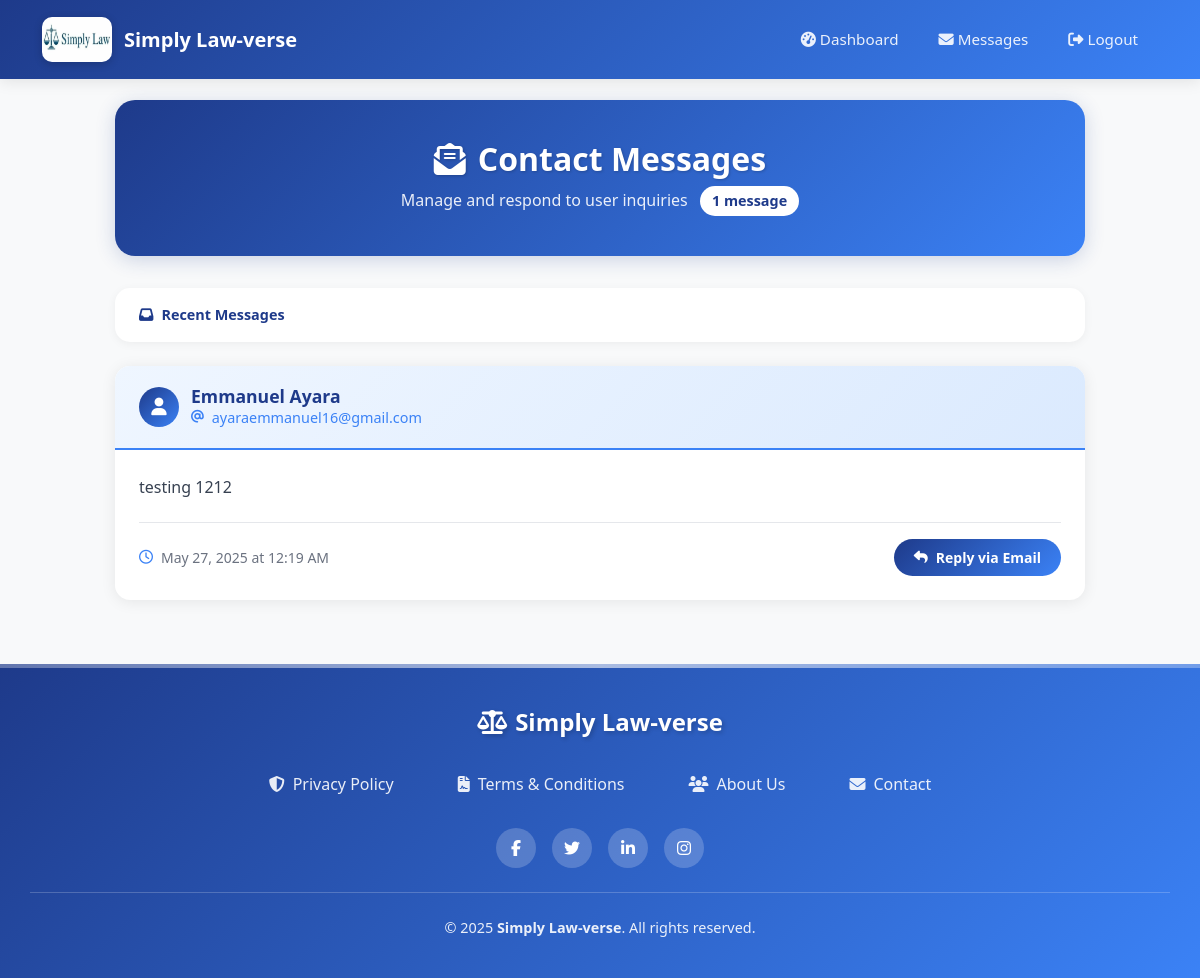
/messages (signed in), run on an earlier commit of the app's database.
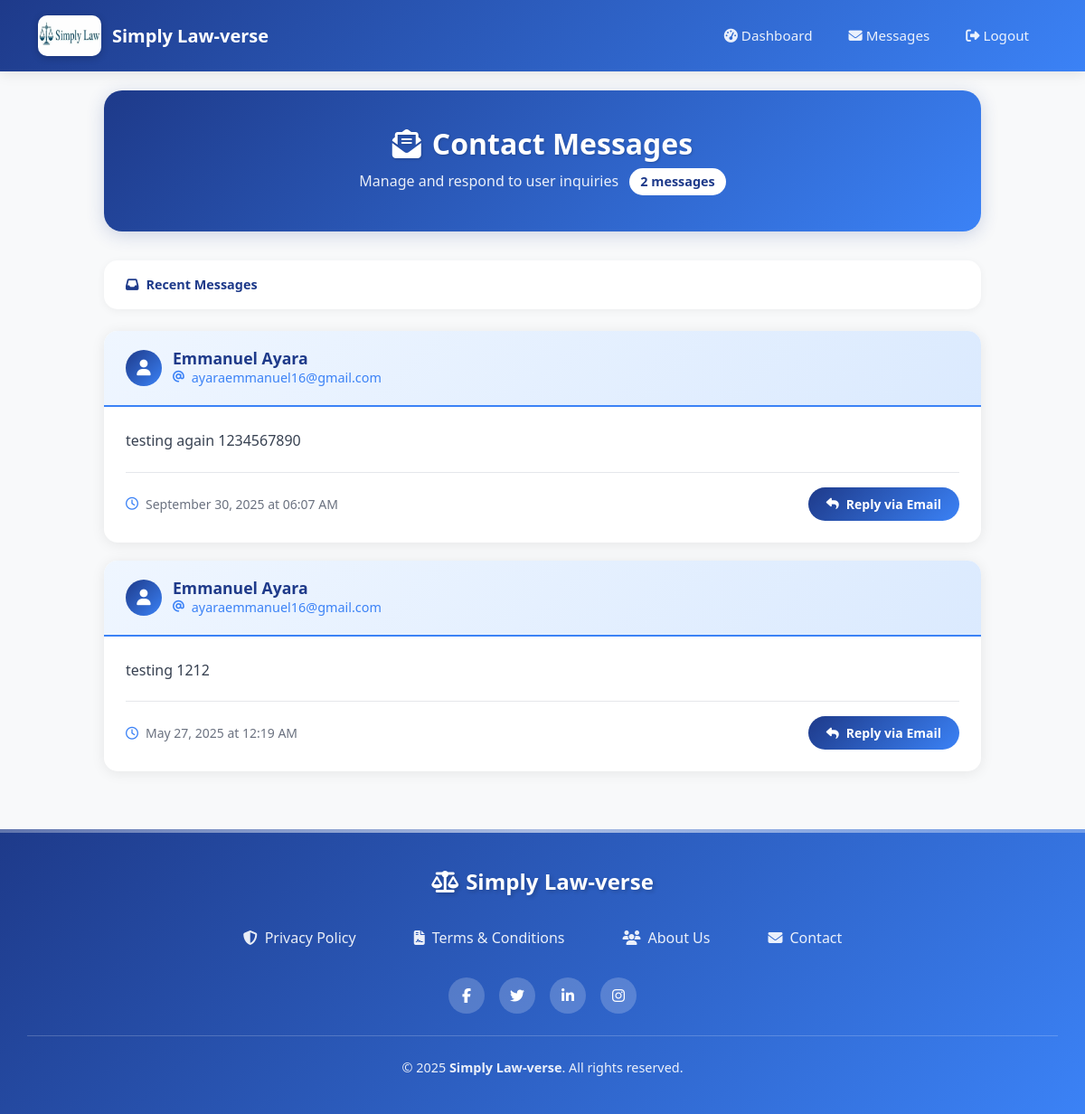
And on a later commit of the database.
### models.py (models this page shows)
class Message(db.Model):
    id = db.Column(db.Integer, primary_key=True)
    name = db.Column(db.String(100), nullable=False)
    email = db.Column(db.String(120), nullable=False)
    message = db.Column(db.Text, nullable=False)
    date_sent = db.Column(db.DateTime, default=datetime.utcnow)

### routes.py (the view)
    @app.route('/messages')
    @login_required
    def view_messages():
        messages = Message.query.order_by(Message.date_sent.desc()).all()
        return render_template('messages.html', messages=messages)

### templates/messages.html (shortened to what this page needs)
{% extends 'layout.html' %}
{% block content %}
<div class="container messages-container mt-4">
    <div class="page-header">
        <h1 class="page-title">
            <i class="fas fa-envelope-open-text"></i>
            <span>Contact Messages</span>
        </h1>
        <p class="page-subtitle">
            Manage and respond to user inquiries
            {% if messages %}
                <span class="message-count">{{ messages|length }} message{{ 's' if messages|length != 1 else '' }}</span>
            {% endif %}
        </p>
    </div>
    {% if messages %}
        <div class="control-bar">
            <span class="control-label">
                <i class="fas fa-inbox me-2"></i>Recent Messages
            </span>
        </div>
        <div class="messages-list">
            {% for msg in messages %}
                <div class="message-card">
                    <div class="message-header">
                        <div class="message-sender">
                            <div class="sender-icon">
                                <i class="fas fa-user"></i>
                            </div>
                            <div class="sender-info">
                                <h6 class="sender-name">{{ msg.name }}</h6>
                                <p class="sender-email">
                                    <i class="fas fa-at"></i>
                                    {{ msg.email }}
                                </p>
                            </div>
                        </div>
                    </div>
                    <div class="message-body">
                        <p class="message-text">{{ msg.message }}</p>
                        <div class="message-footer">
                            <div class="message-date">
                                <i class="far fa-clock"></i>
                                <span>{{ msg.date_sent.strftime('%B %d, %Y at %I:%M %p') }}</span>
                            </div>
                            <a href="mailto:{{ msg.email }}?subject=Re: Your Message to Simply Law-verse"
                               class="reply-button">
                                <i class="fas fa-reply"></i>
                                Reply via Email
                            </a>
                        </div>
                    </div>
                </div>
            {% endfor %}
        </div>
    {% endif %}
</div>
{% endblock %}

What changed in the data, as far as the page shows it:
added Message: name "Emmanuel Ayara", email "ayaraemmanuel16@gmail.com", message "testing again 1234567890", date_sent "September 30, 2025 at 06:07 AM"
Also different on the page:
{{ messages|length }}: "1" → "2"
{{ 's' if messages|length != 1 else '' }}: (not shown) → "s"
